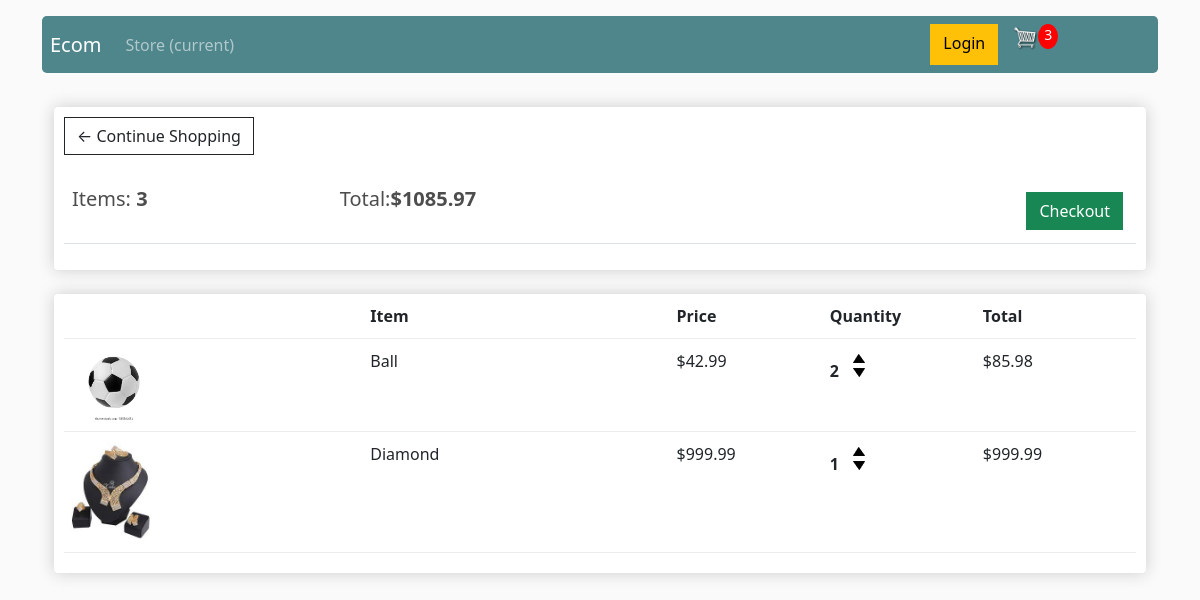
The app's page /cart/ (signed in) with its own data.
### store/models.py (models this page shows, shortened)
class Order(models.Model):
    customer = models.ForeignKey(Customer,on_delete=models.SET_NULL,null=True,blank=True)
    order_date = models.DateTimeField(auto_now_add=True)
    complete = models.BooleanField(default=False)
    @property
    def get_total_count(self):
        total = sum(item.quantity for item in self.orderitems.all())
        return total
    @property
    def get_total_price(self):
        total = sum(item.get_total for item in self.orderitems.all())
        return total

class OrderItem(models.Model):
    order = models.ForeignKey(Order,on_delete=models.SET_NULL,related_name='orderitems',null=True)
    product = models.ForeignKey(Product,on_delete=models.SET_NULL,null=True)
    quantity = models.IntegerField(default=0,null=True,blank=True)
    date_added = models.DateTimeField(auto_now_add=True)
    @property
    def get_total(self):
        return self.quantity*self.product.price

class Product(models.Model):
    CATEGORY_CHOICES = (
        ('sport','Sport'),
        ('telephone','Telephone & Accessories'),
        ('computer','Computer & Office'),
        ('furniture','Furniture'),
        ('shoes','Shoes'),
        ('jewellery','Jewellery & Watches')
    )
    category = models.CharField(max_length=50,choices=CATEGORY_CHOICES)
    name = models.CharField(max_length=255)
    description = models.TextField(blank=True, null=True)
    image = models.ImageField(null=True, blank=True)
    price = models.FloatField()
    @property
    def imageURL(self):
        try:
            url = self.image.url
        except:
            url = ''
        return url

### store/views.py (the view)
# urls.py: path('cart/',views.cart,name="cart"),
def cart(request):
    order, created = Order.objects.get_or_create(customer=request.user.customer,complete=False)
    context={'order':order}
    return render(request,'store/cart.html',context)

### templates/store/cart.html (shortened to what this page needs)
{% extends 'store/base.html' %}
{% load static %}
{% block content %}
	<div class="row">
		<div class="col-lg-12">
			<div class="box-element">
				<a  class="btn btn-outline-dark" id="continue-shopping" href="{% url 'store' %}">&#x2190; Continue Shopping</a>
				<br>
				<br>
				<table class="table">
					<tr>
						<th><h5>Items: <strong id="total-count">{{order.get_total_count}}</strong></h5></th>
						<th><h5>Total:<strong id="total-price">${{order.get_total_price|floatformat:2}}</strong></h5></th>
						<th>
							<a  style="float:right; margin:5px;" class="btn btn-success" href="{% url 'checkout' %}" id="checkout">Checkout</a>
						</th>
					</tr>
				</table>
			</div>
			<br>
			<div class="box-element">
				<div class="cart-row">
					<div style="flex:2"></div>
					<div style="flex:2"><strong>Item</strong></div>
					<div style="flex:1"><strong>Price</strong></div>
					<div style="flex:1"><strong>Quantity</strong></div>
					<div style="flex:1"><strong>Total</strong></div>
				</div>
				{% for item in order.orderitems.all %}
				<div class="cart-row order-items" id="cartrow-{{item.product.id}}" data-productid="{{item.product.id}}">
					<div style="flex:2"><img class="row-image" src="{{item.product.imageURL}}"></div>
					<div style="flex:2" id="product-name-{{item.product.id}}"><p>{{item.product.name}}</p></div>
					<div style="flex:1" id="product-price-{{item.product.id}}"><p>${{item.product.price|floatformat:2}}</p></div>
					<div style="flex:1">
						<p class="quantity" id="product-quantity-{{item.product.id}}">{{item.quantity}}</p>
						<div class="quantity">
							<img data-product="{{item.product.id}}" data-action="add" class="chg-quantity update-cart" src="{% static  'images/arrow-up.png' %}">
							<img data-product="{{item.product.id}}" data-action="remove" class="chg-quantity update-cart" src="{% static  'images/arrow-down.png' %}">
						</div>
					</div>
					<div style="flex:1"><p id="total-{{item.product.id}}">${{item.get_total|floatformat:2}}</p></div>
				</div>
				{% endfor %}
			</div>
		</div>
	</div>
{% endblock content %}

### templates/store/base.html (shortened to what this page needs)
<!DOCTYPE html>
{% load static %}
<html lang="en">
<head>
    <link href="https://cdn.jsdelivr.net/npm/bootstrap@5.1.3/dist/css/bootstrap.min.css" rel="stylesheet">
    <link rel="stylesheet" href="{% static 'css/style.css' %}">
</head>
<body>
	<div class="container">
    <nav class="navbar navbar-expand-lg navbar-dark bg-dark  rounded-3 p-2 sticky-top mt-3">
      <a class="navbar-brand" href="">Ecom</a>
      <div class="collapse navbar-collapse" id="navbarSupportedContent">
        <ul class="navbar-nav mr-auto">
          <li class="nav-item active">
            <a class="nav-link" href="">Store <span class="sr-only">(current)</span></a>
          </li>
        </ul>
        <div class="offset-8 d-flex flex-row">
           <a href=""class="btn btn-warning">Login</a>
          <a href="{% url 'cart' %}">
            <img  id="cart-icon" src="{% static 'images/cart.png' %}">
          </a>
          <p id="cart-total">{{order.get_total_count}}</p>
        </div>
      </div>
    </nav>
       <div class="container">
              <br>
              {% block content %}
              {% endblock content %}
           </div>
  </div>
  </body>
</html>

### static/css/style.css (style rules this page uses)
body { background-color: hsl(0, 0%, 98%); }
h1,h2,h3,h4,h5,h6 { color:hsl(0, 0%, 30%); }
.box-element { box-shadow:hsl(0, 0%, 80%) 0 0 16px; background-color: #fff; border-radius: 4px; padding: 10px; }
.bg-dark { background-color: #4f868c!important; }
#cart-icon { width:25px; display: inline-block; margin-left: 15px; }
#cart-total { display: block; text-align: center; color:#fff; background-color: red; width: 20px; height: 25px; border-radius: 50%; font-size: 14px; }
.col-lg-4, .col-lg-6, .col-lg-8, .col-lg-12 { margin-top: 10px; }
.btn { border-radius: 0; }
.row-image { width: 100px; }
.cart-row { display: flex; align-items: flex-stretch; padding-bottom: 10px; margin-bottom: 10px; border-bottom: 1px solid #ececec; }
.quantity { display: inline-block; font-weight: 700; padding-right:10px; }
.chg-quantity { width: 12px; cursor: pointer; display: block; margin-top: 5px; transition:.1s; }

### records on screen
Order: get_total_count "3", get_total_price "1085.97"
OrderItem: product.imageURL (picture), product.name "Ball", product.price "42.99", quantity "2", get_total "85.98"
OrderItem: product.imageURL (picture), product.name "Diamond", product.price "999.99", quantity "1", get_total "999.99"
